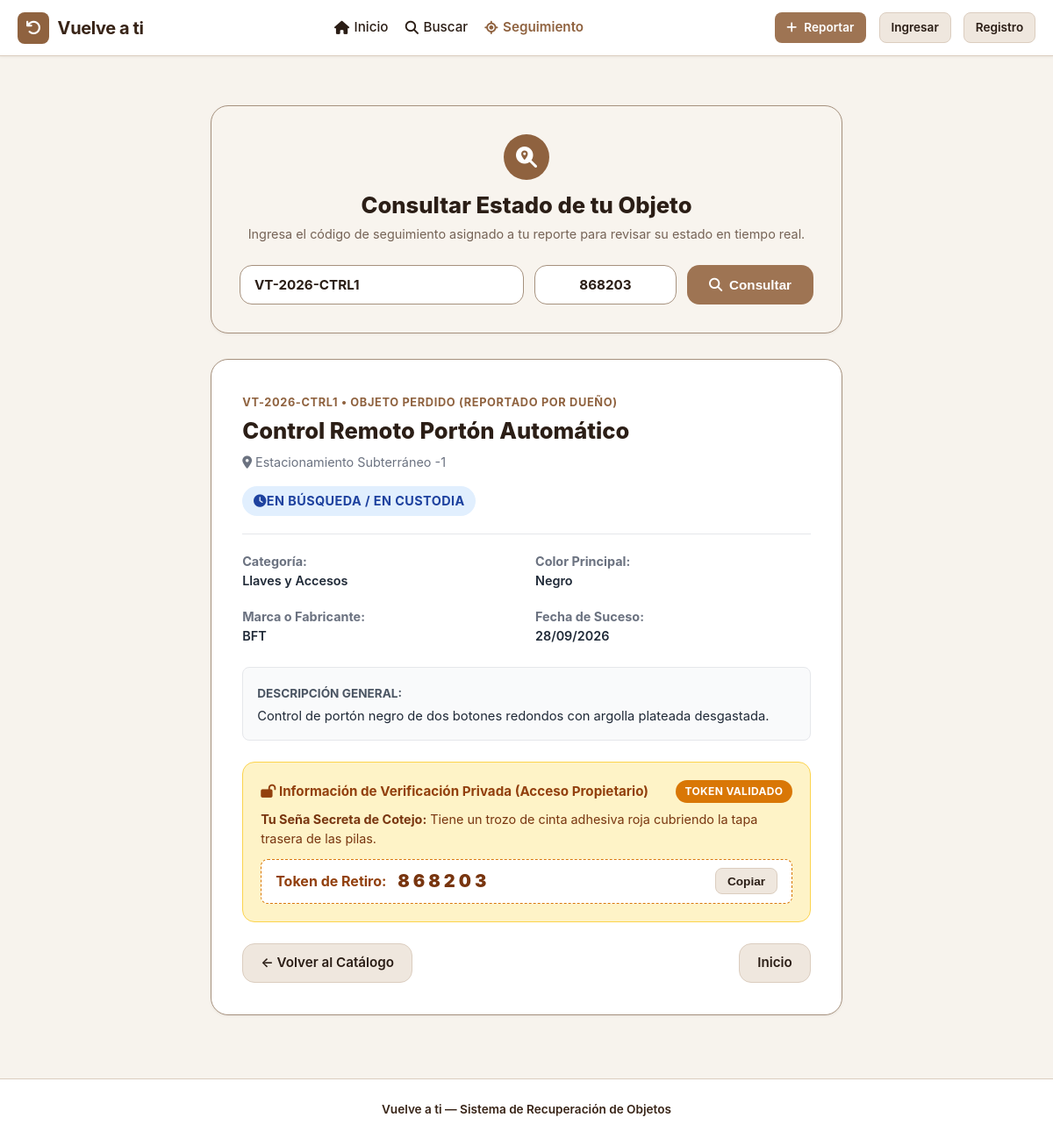
The app's page /seguimiento/?codigo=VT-2026-CTRL1&token=868203 with its own data.
### recuperacion/models.py (models this page shows, shortened)
class Objeto(models.Model):
    TIPO_CHOICES = [
        ('perdido', 'Objeto Perdido (Reportado por Dueño)'),
        ('encontrado', 'Objeto Encontrado (En Custodia o Reportado por Vecino)'),
    ]
    ESTADO_CHOICES = [
        ('registrado', 'Registrado (En Búsqueda / En Custodia)'),
        ('en_verificacion', 'En Verificación (Proceso de Cotejo)'),
        ('entregado', 'Entregado al Propietario'),
        ('dado_de_baja', 'Dado de Baja / Descartado'),
    ]
    codigo_seguimiento = models.CharField(
        max_length=20,
        unique=True,
        default=generar_codigo_seguimiento
    )
    tipo_registro = models.CharField(max_length=20, choices=TIPO_CHOICES)
    usuario_reporta = models.ForeignKey(
        Usuario,
        on_delete=models.SET_NULL,
        null=True,
        blank=True,
        related_name='objetos_reportados',
        help_text="Usuario registrado que reporta (null si es reporte de invitado/visitante)"
    )
    es_invitado = models.BooleanField(
        default=False,
        help_text="Indica si el reporte fue registrado por un visitante o usuario no autenticado"
    )
    contacto_nombre = models.CharField(
        max_length=120,
        blank=True,
        default='',
        help_text="Nombre completo de contacto para reportes de invitados"
    )
    contacto_email = models.EmailField(
        blank=True,
        default='',
        help_text="Correo electrónico de contacto para avisos"
    )
    contacto_telefono = models.CharField(
        max_length=30,
        blank=True,
        default='',
        help_text="Teléfono o WhatsApp de contacto"
    )
    categoria = models.ForeignKey(CategoriaObjeto, on_delete=models.PROTECT)
    subcategoria = models.CharField(
        max_length=100,
        help_text="Ejemplo: Control Remoto Portón, Audífonos Sony, Tarjeta bip"
    )
    color_principal = models.CharField(
        max_length=50,
        help_text="Ejemplo: Negro, Azul marino, Plateado, Rojo"
    )
    marca = models.CharField(max_length=80, blank=True, default='')
    ubicacion = models.ForeignKey(
        Recinto,
        on_delete=models.PROTECT,
        related_name='objetos_registrados',
        help_text="Área o sector del edificio donde ocurrió el hallazgo o extravío"
    )
    ubicacion_bodega = models.CharField(
        max_length=100,
        blank=True,
        default='',
        help_text="Casillero, locker o estante físico en recepción (solo para objetos encontrados)"
    )
    descripcion_publica = models.TextField(
        help_text="Detalles generales visibles para la búsqueda sin exponer información crítica"
    )
    clave_verificacion_privada = models.TextField(
        help_text="Detalle exclusivo e invisible públicamente para validar pertenencia (ej: stickers, roturas internas, número serial)"
    )
    fecha_suceso = models.DateField(
        help_text="Fecha aproximada en que se perdió o se encontró el objeto"
    )
    fecha_registro = models.DateTimeField(auto_now_add=True)
    estado = models.CharField(max_length=25, choices=ESTADO_CHOICES, default='registrado')
    token_retiro = models.CharField(
        max_length=6,
        default=generar_token_retiro,
        help_text="Código numérico de 6 dígitos para retiro seguro en mesón"
    )
    entregado_a = models.ForeignKey(
        Usuario,
        on_delete=models.SET_NULL,
        null=True,
        blank=True,
        related_name='objetos_recibidos'
    )
    entregado_por = models.ForeignKey(
        Usuario,
        on_delete=models.SET_NULL,
        null=True,
        blank=True,
        related_name='objetos_entregados_por'
    )
    fecha_entrega = models.DateTimeField(null=True, blank=True)
    observaciones_entrega = models.TextField(blank=True, default='')
    class Meta:
        verbose_name = "Objeto"
        verbose_name_plural = "Objetos"
        ordering = ['-fecha_registro']

class Recinto(models.Model):
    TIPO_CHOICES = [
        ('area_comun', 'Área Común / Tránsito'),
        ('punto_custodia', 'Punto de Custodia / Bodega / Conserjería'),
    ]
    nombre = models.CharField(max_length=120)
    tipo = models.CharField(max_length=20, choices=TIPO_CHOICES, default='area_comun')
    descripcion = models.TextField(blank=True)
    encargado = models.ForeignKey(
        Usuario,
        on_delete=models.SET_NULL,
        null=True,
        blank=True,
        related_name='recintos_a_cargo'
    )
    activo = models.BooleanField(default=True)
    class Meta:
        verbose_name = "Recinto o Ubicación"
        verbose_name_plural = "Recintos y Ubicaciones"
        ordering = ['nombre']

class CategoriaObjeto(models.Model):
    nombre = models.CharField(max_length=80, unique=True)
    icono = models.CharField(
        max_length=40,
        default='fa-box',
        help_text="Clase FontAwesome o emoji de representación (ej: 🔑, 📱, 🧥)"
    )
    descripcion = models.CharField(max_length=200, blank=True)
    class Meta:
        verbose_name = "Categoría de Objeto"
        verbose_name_plural = "Categorías de Objetos"
        ordering = ['nombre']

### recuperacion/views.py (the view)
# urls.py: path('seguimiento/', views.consultar_seguimiento, name='consultar_seguimiento'),
def consultar_seguimiento(request):
    codigo = request.GET.get('codigo', '').strip()
    token = request.GET.get('token', '').strip()
    objeto = None
    error = None
    token_valido = False
    if codigo:
        try:
            objeto = Objeto.objects.select_related('categoria', 'ubicacion', 'usuario_reporta').get(
                codigo_seguimiento__iexact=codigo
            )
            guest_objs = request.session.get('guest_objects', [])
            if token and token == objeto.token_retiro:
                token_valido = True
            elif request.user.is_authenticated and (objeto.usuario_reporta == request.user or request.user.es_conserje_o_admin()):
                token_valido = True
            elif objeto.id in guest_objs:
                token_valido = True
        except Objeto.DoesNotExist:
            error = f"No se encontró ningún reporte con el código '{codigo}'."
    return render(request, 'recuperacion/consultar_seguimiento.html', {
        'codigo': codigo,
        'token': token,
        'objeto': objeto,
        'error': error,
        'token_valido': token_valido,
    })

### recuperacion/context_processors.py (called while the page is built)
def notificaciones_context(request):
    if request.user.is_authenticated:
        no_leidas = Notificacion.objects.filter(usuario=request.user, leida=False).order_by('-fecha_creacion')
        return {
            'notificaciones_no_leidas': no_leidas[:5],
            'conteo_notificaciones': no_leidas.count(),
        }
    return {
        'notificaciones_no_leidas': [],
        'conteo_notificaciones': 0,
    }

### templates/recuperacion/consultar_seguimiento.html (shortened to what this page needs)
{% extends 'base.html' %}
{% load static %}
{% block content %}
<div style="max-width: 720px; margin: 1.5rem auto;">
  <div class="card" style="padding: 2rem; border-radius: var(--radius-lg); background-color: #F8F4EE; border: 1px solid var(--color-border-dark); margin-bottom: 1.8rem;">
    <div style="text-align: center; margin-bottom: 1.5rem;">
      <div style="width: 52px; height: 52px; border-radius: 50%; background: var(--color-primary); color: #FFF; display: inline-flex; align-items: center; justify-content: center; font-size: 1.5rem; margin-bottom: 0.6rem;">
        <i class="fa-solid fa-magnifying-glass-location"></i>
      </div>
      <h2 style="font-size: 1.6rem; font-weight: 800; color: #2B1E16; margin-bottom: 0.2rem;">
        Consultar Estado de tu Objeto
      </h2>
      <p style="font-size: 0.9rem; color: #756356;">
        Ingresa el código de seguimiento asignado a tu reporte para revisar su estado en tiempo real.
      </p>
    </div>
    <form method="GET" action="{% url 'consultar_seguimiento' %}" style="display: flex; gap: 0.75rem; flex-wrap: wrap;">
      <div style="flex: 2; min-width: 220px;">
        <input type="text" name="codigo" value="{{ codigo }}" class="form-control" placeholder="Ej: VT-2026-9281" required style="font-weight: 700; text-transform: uppercase;">
      </div>
      <div style="flex: 1; min-width: 140px;">
        <input type="text" name="token" value="{{ token }}" class="form-control" placeholder="Token (opcional)" maxlength="6" style="text-align: center; font-weight: 700;">
      </div>
      <button type="submit" class="btn btn-primary" style="padding: 0.75rem 1.5rem;">
        <i class="fa-solid fa-search"></i> Consultar
      </button>
    </form>
  </div>
  {% if error %}
    <div style="background-color: #FDE8E8; border: 1px solid #F98080; color: #9B1C1C; padding: 1.25rem; border-radius: var(--radius-md); text-align: center;">
      <i class="fa-solid fa-circle-exclamation" style="font-size: 1.5rem; margin-bottom: 0.4rem;"></i>
      <div><strong>{{ error }}</strong></div>
      <p style="font-size: 0.85rem; margin: 0.4rem 0 0 0;">
        Verifica que el código esté escrito tal cual fue entregado (ejemplo: VT-2026-XXXX). Si extraviaste tu comprobante, puedes consultar presencialmente en conserjería.
      </p>
    </div>
  {% elif objeto %}
    <div class="card" style="padding: 2.2rem; border-radius: var(--radius-lg); background-color: #FFFFFF; border: 1px solid var(--color-border-dark);">
      <div style="display: flex; justify-content: space-between; align-items: flex-start; flex-wrap: wrap; gap: 1rem; border-bottom: 1px solid #E5E7EB; padding-bottom: 1.25rem; margin-bottom: 1.25rem;">
        <div>
          <span style="font-size: 0.8rem; font-weight: 700; color: #8F623F; text-transform: uppercase; letter-spacing: 0.05em;">
            {{ objeto.codigo_seguimiento }} &bull; {{ objeto.get_tipo_registro_display }}
          </span>
          <h3 style="font-size: 1.6rem; font-weight: 800; color: #2B1E16; margin: 0.2rem 0;">
            {{ objeto.subcategoria }}
          </h3>
          <span style="font-size: 0.9rem; color: #6B7280;">
            <i class="fa-solid fa-location-dot"></i> {{ objeto.ubicacion.nombre }}
          </span>
        </div>
        <div>
          {% if objeto.estado == 'registrado' %}
            <span class="badge badge-registrado" style="font-size: 0.9rem; padding: 0.4rem 0.8rem;">
              <i class="fa-solid fa-clock"></i> En Búsqueda / En Custodia
            </span>
          {% elif objeto.estado == 'en_verificacion' %}
            <span class="badge badge-en_verificacion" style="font-size: 0.9rem; padding: 0.4rem 0.8rem;">
              <i class="fa-solid fa-hourglass-half"></i> En Proceso de Verificación
            </span>
          {% elif objeto.estado == 'entregado' %}
            <span class="badge badge-entregado" style="font-size: 0.9rem; padding: 0.4rem 0.8rem;">
              <i class="fa-solid fa-circle-check"></i> Entregado al Propietario
            </span>
          {% else %}
            <span class="badge badge-baja" style="font-size: 0.9rem; padding: 0.4rem 0.8rem;">
              {{ objeto.get_estado_display }}
            </span>
          {% endif %}
        </div>
      </div>
      <div class="grid-2" style="gap: 1.25rem; margin-bottom: 1.5rem; font-size: 0.9rem;">
        <div>
          <strong style="color: #6B7280;">Categoría:</strong>
          <div style="color: #1F2937; font-weight: 600;">{{ objeto.categoria.nombre }}</div>
        </div>
        <div>
          <strong style="color: #6B7280;">Color Principal:</strong>
          <div style="color: #1F2937; font-weight: 600;">{{ objeto.color_principal }}</div>
        </div>
        <div>
          <strong style="color: #6B7280;">Marca o Fabricante:</strong>
          <div style="color: #1F2937; font-weight: 600;">{{ objeto.marca|default:"No especificada" }}</div>
        </div>
        <div>
          <strong style="color: #6B7280;">Fecha de Suceso:</strong>
          <div style="color: #1F2937; font-weight: 600;">{{ objeto.fecha_suceso|date:"d/m/Y" }}</div>
        </div>
      </div>
      <div style="background: #F9FAFB; padding: 1rem; border-radius: var(--radius-sm); margin-bottom: 1.5rem; border: 1px solid #E5E7EB;">
        <strong style="font-size: 0.85rem; color: #4B5563; text-transform: uppercase;">Descripción General:</strong>
        <p style="margin: 0.3rem 0 0 0; color: #1F2937; font-size: 0.92rem;">
          {{ objeto.descripcion_publica }}
        </p>
      </div>
      {% if token_valido %}
        <div style="background: #FEF3C7; border: 1px solid #FCD34D; border-radius: var(--radius-md); padding: 1.25rem; margin-bottom: 1.5rem;">
          <div style="display: flex; align-items: center; justify-content: space-between; margin-bottom: 0.5rem;">
            <strong style="color: #92400E; font-size: 0.95rem;">
              <i class="fa-solid fa-lock-open"></i> Información de Verificación Privada (Acceso Propietario)
            </strong>
            <span class="badge" style="background: #D97706; color: #FFF;">Token Validado</span>
          </div>
          <div style="margin-bottom: 0.75rem; font-size: 0.9rem; color: #78350F;">
            <strong>Tu Seña Secreta de Cotejo:</strong> {{ objeto.clave_verificacion_privada }}
          </div>
          <div style="display: flex; align-items: center; gap: 0.8rem; background: #FFF; padding: 0.6rem 1rem; border-radius: var(--radius-sm); border: 1px dashed #D97706;">
            <span style="font-weight: 700; color: #92400E;">Token de Retiro:</span>
            <span style="font-size: 1.25rem; font-weight: 900; letter-spacing: 0.2em; color: #78350F;">{{ objeto.token_retiro }}</span>
            <button type="button" class="btn btn-secondary btn-sm btn-copiar-token" data-token="{{ objeto.token_retiro }}" style="margin-left: auto;">
              Copiar
            </button>
          </div>
        </div>
      {% endif %}
      <div style="display: flex; justify-content: space-between; align-items: center;">
        <a href="{% url 'buscar_objetos' %}" class="btn btn-secondary">
          &larr; Volver al Catálogo
        </a>
        <a href="{% url 'home' %}" class="btn btn-secondary">
          Inicio
        </a>
      </div>
    </div>
  {% endif %}
</div>
{% endblock %}

### static/css/styles.css (style rules this page uses)
:root { --color-bg: #F7F3ED; --color-surface: #FFFFFF; --color-surface-soft: #EFE7DE; --color-card-beige: #D9C4B2; --color-card-brown: #9E7453; --color-primary: #8F623F; --color-primary-hover: #754E2F; --color-primary-dark: #382417; --color-text-main: #2A1D15; --color-text-muted: #6B5B50; --color-border: #DBCDBF; --color-border-dark: #A6917E; --color-success: #15803D; --color-warning: #B45309; --color-danger: #B91C1C; --color-info: #0284C7; --radius-sm: 8px; --radius-md: 14px; --radius-lg: 20px; --radius-pill: 9999px; --shadow-sm: 0 1px 3px rgba(56, 36, 23, 0.07); --shadow-md: 0 4px 14px rgba(56, 36, 23, 0.1); --shadow-lg: 0 10px 25px rgba(56, 36, 23, 0.15); }
* { box-sizing: border-box; margin: 0; padding: 0; }
body { font-family: -apple-system, BlinkMacSystemFont, "Segoe UI", Roboto, Helvetica, Arial, sans-serif; background-color: var(--color-bg); color: var(--color-text-main); line-height: 1.5; min-height: 100vh; display: flex; flex-direction: column; }
.btn { display: inline-flex; align-items: center; justify-content: center; gap: 0.5rem; padding: 0.65rem 1.25rem; font-size: 0.95rem; font-weight: 600; border-radius: var(--radius-md); border: 1px solid transparent; cursor: pointer; text-decoration: none; transition: all 0.2s ease; }
.btn-primary { background-color: var(--color-card-brown); color: #FFF; }
.btn-secondary { background-color: var(--color-surface-soft); color: var(--color-text-main); border-color: var(--color-border); }
.btn-sm { padding: 0.4rem 0.8rem; font-size: 0.85rem; border-radius: var(--radius-sm); }
.card { background-color: var(--color-surface); border: 1px solid var(--color-border); border-radius: var(--radius-md); padding: 1.5rem; box-shadow: var(--shadow-sm); }
.badge { display: inline-flex; align-items: center; padding: 0.25rem 0.65rem; font-size: 0.75rem; font-weight: 700; text-transform: uppercase; border-radius: var(--radius-pill); letter-spacing: 0.03em; }
.badge-registrado { background-color: #E1EFFE; color: #1E429F; }
.form-control, .form-select { width: 100%; padding: 0.75rem 1rem; font-size: 0.95rem; background-color: #FFF; border: 1px solid var(--color-border-dark); border-radius: var(--radius-md); color: var(--color-text-main); transition: border-color 0.2s, box-shadow 0.2s; font-family: inherit; }
.grid-2 { display: grid; grid-template-columns: repeat(2, 1fr); gap: 1.25rem; }

### records on screen
Objeto: codigo_seguimiento "VT-2026-CTRL1", tipo_registro "OBJETO PERDIDO (REPORTADO POR DUEÑO)", subcategoria "Control Remoto Portón Automático", ubicacion.nombre "Estacionamiento Subterráneo -1", categoria.nombre "Llaves y Accesos", color_principal "Negro", marca "BFT", fecha_suceso "28/09/2026", descripcion_publica "Control de portón negro de dos botones redondos con argolla plateada desgastada.", clave_verificacion_privada "Tiene un trozo de cinta adhesiva roja cubriendo la tapa trasera de las pilas.", token_retiro "868203"
